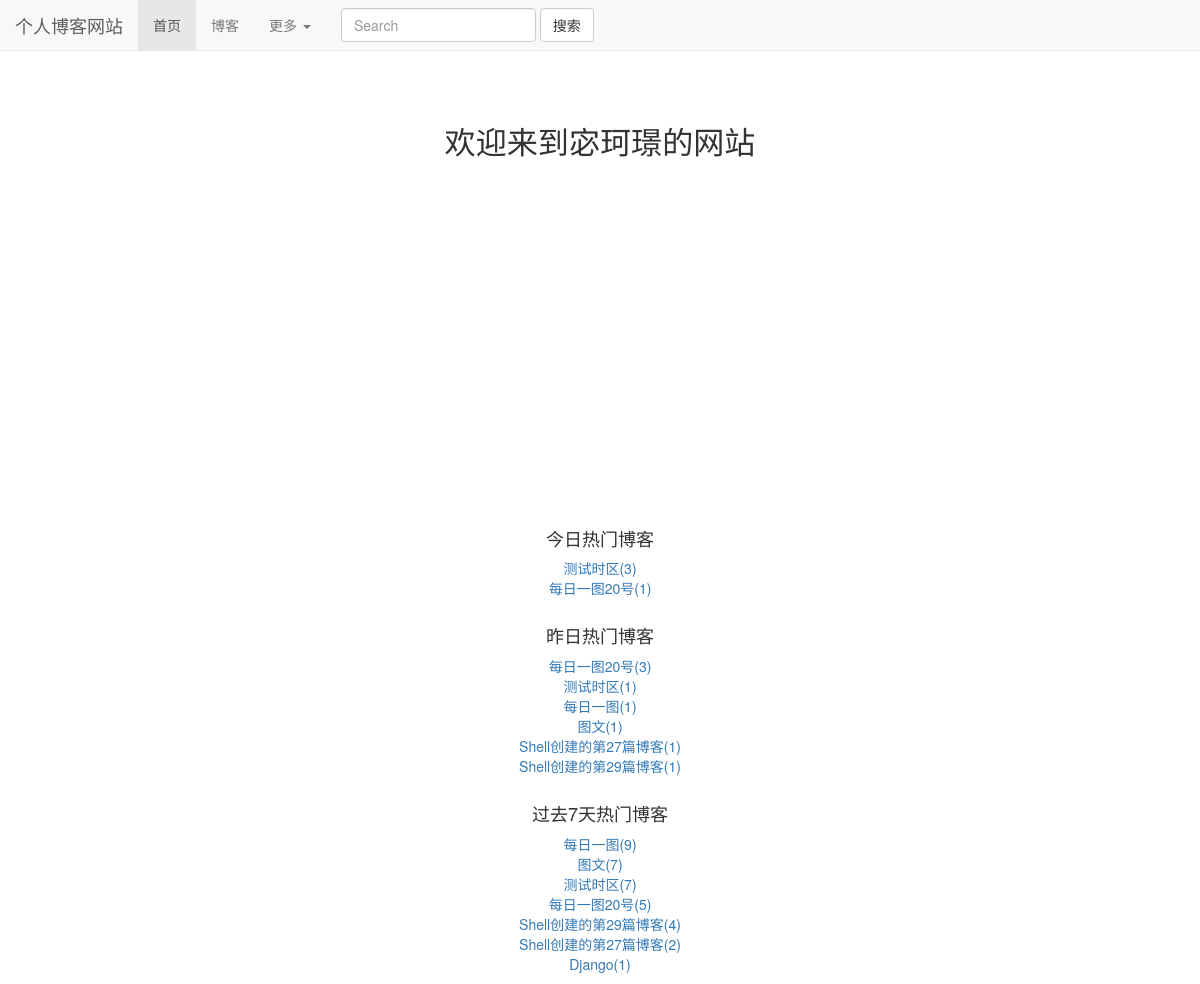
The page / on the database its author committed.
### read_statistics/models.py (models this page shows)
class ReadNumDetail(models.Model):
    read_date = models.DateField(default=timezone.now)
    read_num = models.IntegerField(default=0)
    content_type = models.ForeignKey(ContentType, on_delete=models.DO_NOTHING)
    object_id = models.PositiveIntegerField()
    content_object = GenericForeignKey('content_type', 'object_id')

### blogs/models.py (models this page shows, shortened)
class Blog(models.Model,ReadNumExtension):
    title = models.CharField(max_length=50)
    blog_type = models.ForeignKey(BlogType, on_delete=models.DO_NOTHING)
    content = RichTextUploadingField()
    author = models.ForeignKey(User, on_delete=models.DO_NOTHING)
    create_time = models.DateTimeField(auto_now_add=True)
    last_update_time = models.DateTimeField(auto_now=True)
    readDetails = GenericRelation(ReadNumDetail)  # 反向关联获取
    class Meta:
        ordering = ['-create_time']

### mkjwebsite/views.py (the view)
# urls.py: 2. Add a URL to urlpatterns:  path('', views.home, name='home')
def home(request):
    contentType = ContentType.objects.get_for_model(Blog)
    context = {}
    dates, counts = get_seven_days_read_statistics(contentType)
    hot_7_days_blogs = cache.get("hot_7_days_blogs")
    if hot_7_days_blogs is None:
        print("没有缓存")
        hot_7_days_blogs = get_seven_hots_read_statistics()
        cache.set('hot_7_days_blogs', hot_7_days_blogs, 3600)
    else:
        print('读取缓存')
    context['seven_read_counts'] = counts
    context['dates'] = dates
    context['todays_hots'] = get_hot_today_read_statistics(contentType)
    context['yesterday_hots'] = get_hot_yestoday_read_statistics(contentType)
    context['seven_read_hots'] = hot_7_days_blogs
    print(context)
    return render(request, 'home.html', context)

### mkjwebsite/views.py (called while the page is built)
def get_seven_hots_read_statistics():
    today = timezone.now().date()
    seven_days = today - datetime.timedelta(days=7)
    results = Blog.objects \
        .filter(readDetails__read_date__lt=today, readDetails__read_date__gte=seven_days) \
        .values('id', 'title') \
        .annotate(read_num_sum=Sum('readDetails__read_num')) \
        .order_by("-read_num_sum")
    print('七天数据:%s' % results)
    return results[:7]

### read_statistics/utils.py (called while the page is built)
def get_seven_days_read_statistics(contentType):
    today = timezone.now().date()
    sevens_counts = []
    dates = []
    for i in range(6, -1, -1):
        deltaDate = today - datetime.timedelta(days=i)
        dates.append(deltaDate.strftime("%m-%d"))
        read_details = ReadNumDetail.objects.filter(content_type=contentType, read_date=deltaDate)
        result = read_details.aggregate(read_sum=Sum('read_num'))
        sevens_counts.append(result['read_sum'] or 0)
    return dates, sevens_counts

def get_hot_today_read_statistics(contentType):
    today = timezone.now().date()
    results = ReadNumDetail.objects.filter(content_type=contentType, read_date=today).order_by('-read_num')
    return results[:2]

def get_hot_yestoday_read_statistics(contentType):
    today = timezone.now().date()
    yesterday = today - datetime.timedelta(days=1)
    results = ReadNumDetail.objects.filter(content_type=contentType, read_date=yesterday).order_by('-read_num')
    return results[:7]

### templates/home.html (shortened to what this page needs)
{% extends 'base.html' %}
{% load staticfiles %}
{% block cssstyle %}
    <link rel="stylesheet" href="{% static 'home.css' %}">
{% endblock %}
{% block home_active %}
    active
{% endblock %}
{% block content %}
    <h1 class="content">欢迎来到宓珂璟的网站</h1>
    <div id="container"></div>
    <div class="hot_blog">
        <h4>今日热门博客</h4>
        <ul>
            {% for read_detail in todays_hots %}
                <li><a href="{% url 'blogs_module:blog_details' read_detail.object_id %}">{{ read_detail.content_object.title }}({{ read_detail.read_num }})</a></li>
            {% empty %}
                暂无今日热门
            {% endfor %}
        </ul>
    </div>
    <div class="hot_blog">
        <h4>昨日热门博客</h4>
        <ul>
            {% for read_detail in yesterday_hots %}
                <li><a href="{% url 'blogs_module:blog_details' read_detail.object_id %}">{{ read_detail.content_object.title }}({{ read_detail.read_num }})</a></li>
            {% empty %}
                暂无今日热门
            {% endfor %}
        </ul>
    </div>
    <div class="hot_blog">
        <h4>过去7天热门博客</h4>
        <ul>
            {% for blog in seven_read_hots %}
                <li><a href="{% url 'blogs_module:blog_details' blog.id %}">{{ blog.title }}({{ blog.read_num_sum }})</a></li>
            {% empty %}
                暂无今日热门
            {% endfor %}
        </ul>
    </div>
{% endblock %}

### static/base.css (style rules this page uses)
body { margin-top: 80px !important; }
* { padding: 0px; margin: 0px; }

### static/home.css (style rules this page uses)
.content { font-size: 222%; text-align: center; margin-top: 4em; margin-bottom: 2em; }
div#container { margin: 0 auto; height: 20em; min-width: 20em; max-width: 30em; }
.hot_blog { text-align: center; margin-top: 2em; }

### rows shown on the page
ReadNumDetail: content_object "测试时区", read_num "3"
ReadNumDetail: content_object "每日一图20号", read_num "1"
ReadNumDetail: content_object "每日一图20号", read_num "3"
ReadNumDetail: content_object "测试时区", read_num "1"
ReadNumDetail: content_object "每日一图", read_num "1"
ReadNumDetail: content_object "图文", read_num "1"
ReadNumDetail: content_object "Shell创建的第27篇博客", read_num "1"
ReadNumDetail: content_object "Shell创建的第29篇博客", read_num "1"
Blog: title "每日一图", read_num_sum "9"
Blog: title "测试时区", read_num_sum "7"
Blog: title "每日一图20号", read_num_sum "5"
Blog: title "Shell创建的第29篇博客", read_num_sum "4"
Blog: title "Shell创建的第27篇博客", read_num_sum "2"

### other values the page prints
{{ blog.title }} "图文" "Django"
{{ blog.read_num_sum }} "7" "1"
